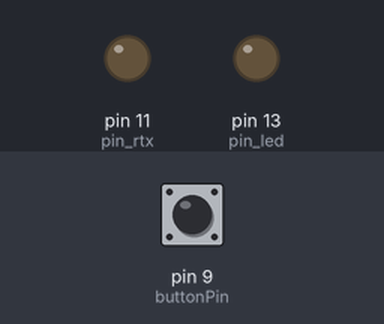
Recording of a sketch running on a simulated Arduino Uno, built with avr-gcc and run on an emulated ATmega328P. Shown: output pins drawn as LEDs (lit = HIGH). The test bench sets the inputs (shaded band); at power-on: pin 9 (buttonPin) HIGH.

Above: at 1.2 s.
1.3 s: pin 9 (buttonPin) pulled LOW for 0.15 s
At 2.6 s:
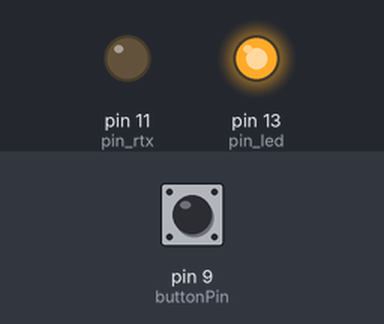
3.0 s: pin 9 (buttonPin) pulled LOW for 1 s
At 3.62 s:
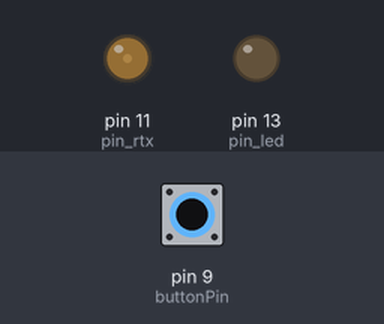
Timing chart, 0 to 6.0 s (numbered marks = the images above; inputs shaded):
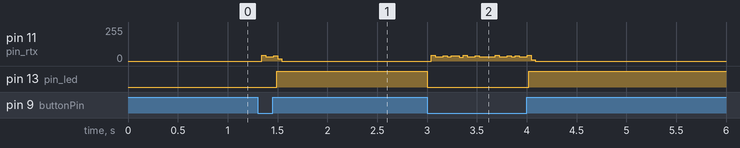

The sketch:

collar.ino
```cpp
/*
Originally developed by Smouldery and Mikey who very kindly allowed us the use of their code.

Link to Smoulderys original code: https://github.com/smouldery/shock-collar-control/blob/master/Arduino%20Modules/transmitter_vars.ino

adapted by Deviant Designs

Link to Deviant Design work: http://deviant-designs.co.uk/2019/03/29/arduino-controlled-shock-collar/

some timing changes to match the new RF protocol by DpMartee
*/


byte buttonPin = 9;

//=================================================== START OF COLLAR SETUP CODE ======================================================================

//const int shock_min = 0; // Minimum of power a command will be executed at
const int shock_delay = 10; // Maximum rate at which the shock function can be used at
//const int cmd_max = 1000; // Maximum of milliseconds which a command can be executed at

// Constant variables
const int pin_led = LED_BUILTIN; // Pin for indication LED
const int pin_rtx =  11; // Pin to transmit over
const String key = "00101100101001010"; // Key of the transmitter, dont touch if you dont know how it works

// Variables which do change
int collar_chan = 0; // Can be channel 0 or 1
int collar_duration = 500; // Duration of the command in milliseconds
int collar_power = 10; // Strength of the command, can be 0-100, but will be limited by shock_min and shock_max

// Define values for easier recognition
#define COLLAR_LED 1
#define COLLAR_BEEP 2
#define COLLAR_VIB 3
#define COLLAR_ZAP 4

// Strings used for building up the command sequence
String sequence, power, channelnorm, channelinv, modenorm, modeinv;

// Store the last time anything was transmitted to the collar
unsigned long transmit_last = 0;
unsigned long shock_last = 0;
void transmit_command(int c, int m, int p = 0)
{
  transmit_last = millis();
  switch (c) // Check the channel
  {
    case 1: // Channel 1
      channelnorm = "111";
      channelinv = "000";
      break;
    default: // Channel 0
      channelnorm = "000";
      channelinv = "111";
      break;
  }

  switch (m) // Check the mode
  {
    case 1: // Light
      modenorm = "1000";
      modeinv = "1110";
      break;
    case 2: // Beep
      modenorm = "0100";
      modeinv = "1101";
      break;
    case 4: // Shock
      modenorm = "0001";
      modeinv = "0111";
      shock_last = millis();
      break;
    default: // Vibrate
      modenorm = "0010";
      modeinv = "1011";
//      p = 10; // Set strengh to 10 for the command to be executed properly
      break;
  }

  // Convert power to binary
  int zeros = String(p, BIN).length();

  String power;
  for (int i = 0; i < 7 - zeros; i++)
  {
    power = power + "0";
  }
  power = power + String(p, BIN);

  String sequence = "1" + channelnorm + modenorm + key + power + modeinv + channelinv + "00";

  digitalWrite(pin_led, LOW);
//  d = constrain(d, 50, cmd_max); // Clamp duration of the command
  unsigned long cmd_start = millis();
//  while (millis() - cmd_start < d)
//  {
    // start bit
    digitalWrite(pin_rtx, HIGH);
    delayMicroseconds(400); // chnged to new protocol
    digitalWrite(pin_rtx, LOW);
    delayMicroseconds(750);// wait 750 uS

    for (int n = 0; n < 41 ; n++)
    {
      if (sequence.charAt(n) == '1') // Transmit a one
      {
        digitalWrite(pin_rtx, HIGH);
        delayMicroseconds(200); // chnged to new protocol
        digitalWrite(pin_rtx, LOW);
        delayMicroseconds(1500); // chnged to new protocol
      }
      else // Transmit a zero
      {
        digitalWrite(pin_rtx, HIGH);
        delayMicroseconds(200); // chnged to new protocol
        digitalWrite(pin_rtx, LOW);
        delayMicroseconds(750); // chnged to new protocol
      }
    }
    delayMicroseconds(9000); // chnged to new protocol
//  }
  digitalWrite(pin_led, HIGH);
}

void collar_keepalive()
{
  if (millis() - transmit_last >= 120000) // Send command to the collar at least every 2 minutes to make it stay on
  {
    Serial.println("Keep-alive:\tCollar");
    transmit_command(collar_chan, COLLAR_LED, 50);
  }
}

//=================================================== END OF COLLAR SETUP CODE ======================================================================

void setup()
{
//=================================================== START OF COLLAR SETUP CODE ======================================================================
  pinMode(pin_rtx, OUTPUT); // Set transmitter pin as output
  pinMode(pin_led, OUTPUT); // Set LED pin as output
  Serial.begin(115200);
  //=================================================== END OF COLLAR SETUP CODE ======================================================================
  pinMode(buttonPin, INPUT_PULLUP);
}

void loop()
{
  collar_keepalive();

  if (digitalRead(buttonPin) == LOW) {
    transmit_command(collar_chan, COLLAR_VIB, 100);
  }
}
```

Measured:
- after the input at 1.3 s, pin 11 (pin_rtx): 0/255 → 31/255 at once, → 0/255 0.12 s later; pin 13 (pin_led): LOW → HIGH after 0.19 s
- after the input at 3.0 s, pin 13 (pin_led): HIGH → LOW at once, → HIGH 1.0 s later
